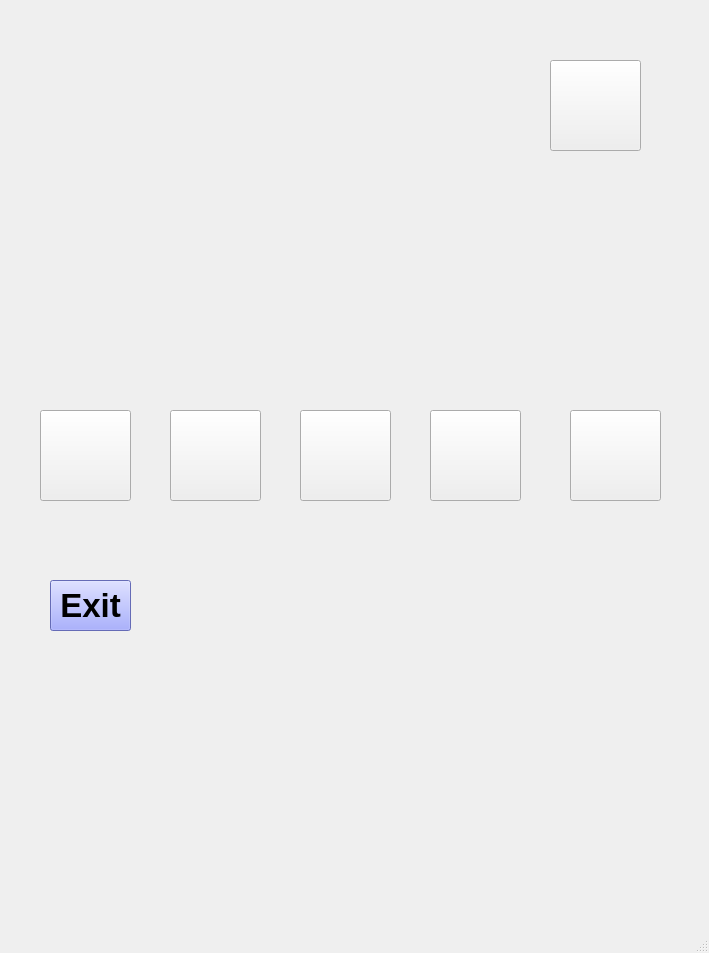
<?xml version="1.0" encoding="UTF-8"?>
<ui version="4.0">
 <class>SelectingWindow</class>
 <widget class="QMainWindow" name="SelectingWindow">
  <property name="geometry">
   <rect>
    <x>0</x>
    <y>0</y>
    <width>709</width>
    <height>953</height>
   </rect>
  </property>
  <property name="windowTitle">
   <string>SelectingWindow</string>
  </property>
  <property name="styleSheet">
   <string notr="true"/>
  </property>
  <property name="iconSize">
   <size>
    <width>24</width>
    <height>24</height>
   </size>
  </property>
  <widget class="QWidget" name="centralwidget">
   <widget class="QPushButton" name="pushButton">
    <property name="geometry">
     <rect>
      <x>40</x>
      <y>410</y>
      <width>91</width>
      <height>91</height>
     </rect>
    </property>
    <property name="autoFillBackground">
     <bool>false</bool>
    </property>
    <property name="styleSheet">
     <string notr="true">border-image:url(:/SelectPage/1.jpeg)</string>
    </property>
    <property name="text">
     <string/>
    </property>
   </widget>
   <widget class="QPushButton" name="pushButton_2">
    <property name="geometry">
     <rect>
      <x>170</x>
      <y>410</y>
      <width>91</width>
      <height>91</height>
     </rect>
    </property>
    <property name="styleSheet">
     <string notr="true">border-image:url(:/SelectPage/2.jpg)</string>
    </property>
    <property name="text">
     <string/>
    </property>
   </widget>
   <widget class="QPushButton" name="pushButton_3">
    <property name="geometry">
     <rect>
      <x>300</x>
      <y>410</y>
      <width>91</width>
      <height>91</height>
     </rect>
    </property>
    <property name="styleSheet">
     <string notr="true">border-image:url(:/SelectPage/3.jpg)</string>
    </property>
    <property name="text">
     <string/>
    </property>
   </widget>
   <widget class="QPushButton" name="pushButton_4">
    <property name="geometry">
     <rect>
      <x>430</x>
      <y>410</y>
      <width>91</width>
      <height>91</height>
     </rect>
    </property>
    <property name="styleSheet">
     <string notr="true">border-image:url(:/SelectPage/4.jpg)</string>
    </property>
    <property name="text">
     <string/>
    </property>
   </widget>
   <widget class="QPushButton" name="pushButton_5">
    <property name="geometry">
     <rect>
      <x>570</x>
      <y>410</y>
      <width>91</width>
      <height>91</height>
     </rect>
    </property>
    <property name="styleSheet">
     <string notr="true">border-image:url(:/SelectPage/5.jpg)</string>
    </property>
    <property name="text">
     <string/>
    </property>
   </widget>
   <widget class="QPushButton" name="pushButton_6">
    <property name="geometry">
     <rect>
      <x>50</x>
      <y>580</y>
      <width>81</width>
      <height>51</height>
     </rect>
    </property>
    <property name="styleSheet">
     <string notr="true">background-color: rgb(141, 150, 255);
color: black;
font-weight: bold;
font-size: 25pt;
</string>
    </property>
    <property name="text">
     <string>Exit</string>
    </property>
    <property name="iconSize">
     <size>
      <width>16</width>
      <height>12</height>
     </size>
    </property>
   </widget>
   <widget class="QPushButton" name="pushButton_7">
    <property name="geometry">
     <rect>
      <x>550</x>
      <y>60</y>
      <width>91</width>
      <height>91</height>
     </rect>
    </property>
    <property name="styleSheet">
     <string notr="true">border-image:url(:/SelectPage/music.jpg)</string>
    </property>
    <property name="text">
     <string/>
    </property>
   </widget>
  </widget>
  <widget class="QMenuBar" name="menubar">
   <property name="geometry">
    <rect>
     <x>0</x>
     <y>0</y>
     <width>709</width>
     <height>26</height>
    </rect>
   </property>
  </widget>
  <widget class="QStatusBar" name="statusbar"/>
 </widget>
 <resources/>
 <connections/>
</ui>
